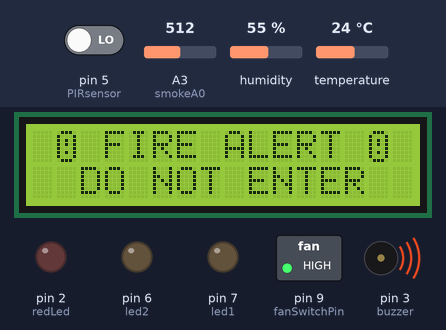
The sketch below on a simulated Arduino Uno, built with avr-gcc and run on an emulated ATmega328P. Shown: 16×2 character LCD, switched loads named in the sketch (green lamp = pin HIGH), output pins drawn as LEDs (lit = HIGH), buzzer (waves = sounding). Inputs (shaded band) come from the test bench; at power-on: A3 (smokeA0) = 512, pin 5 (PIRsensor) LOW, temperature 24 °C, humidity 55 %. What the sketch prints to the serial monitor is not drawn.

Above: at 2.8 s.
2.9 s: A3 (smokeA0) set to 105
8.6 s: A3 (smokeA0) set to 96
At 12.8 s:
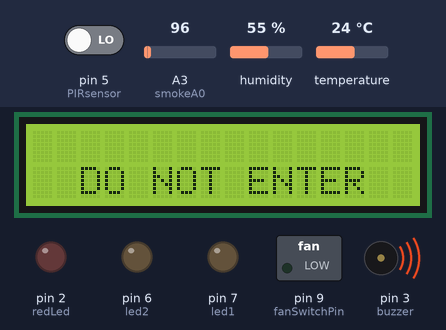
14.0 s: A3 (smokeA0) set to 70
At 19.2 s:
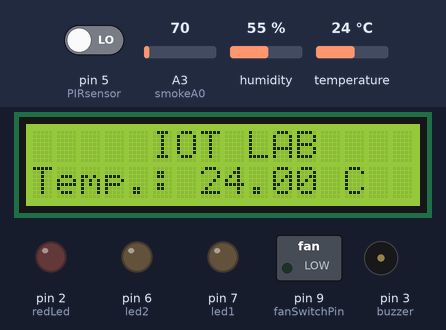
19.9 s: pin 5 (PIRsensor) driven HIGH
At 21.8 s:
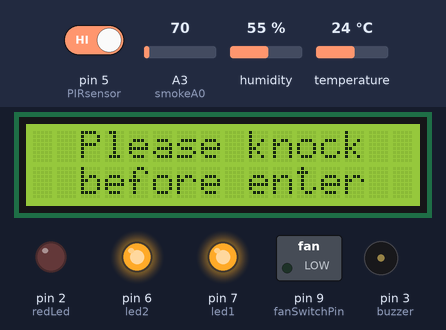
22.1 s: pin 5 (PIRsensor) driven LOW
At 24.4 s:
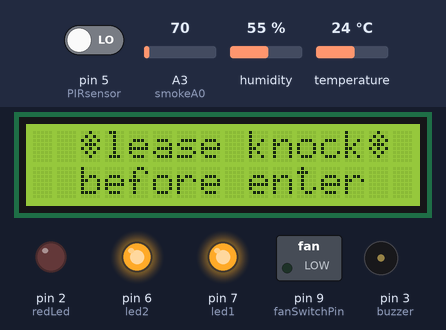
26.0 s: temperature set to 34 °C
At 32.5 s:
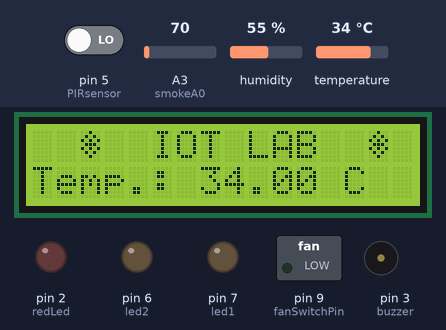
33.6 s: temperature set to 37 °C
At 39.3 s:
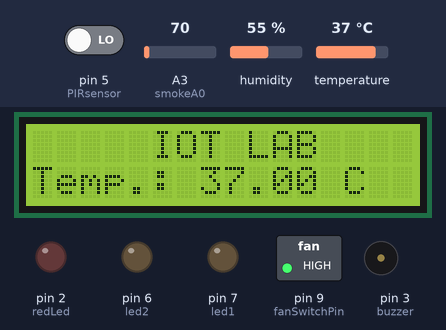
Timing chart, 0 to 40.8 s (numbered marks = the images above; inputs shaded):
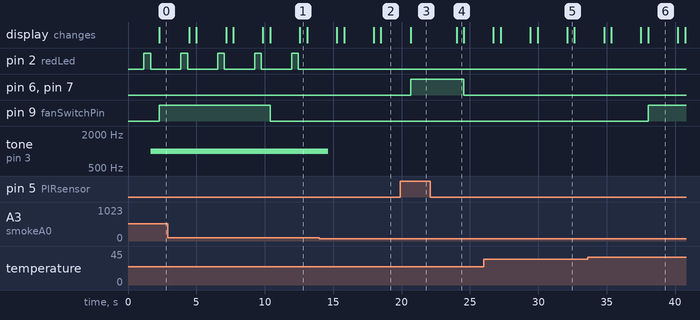

The sketch:

New_Smart_Lab.ino
```cpp
#include <SoftwareSerial.h>
SoftwareSerial mySerial(10, 11); // RX, TX

#include <Wire.h>
#include <LiquidCrystal_I2C.h>
LiquidCrystal_I2C lcd(0x27, 16, 2);

#include "DHT.h"
#define DHTPIN 13
#define DHTTYPE DHT11
DHT dht(DHTPIN, DHTTYPE);

#define fanSwitchPin 9
int flagFAN=0;
void runFan(){
  digitalWrite(fanSwitchPin, HIGH);
}
void stopFan(){
  digitalWrite(fanSwitchPin, LOW);
}

int mainSystem = 1;
int flagLED =0;
int led1 = 7;                // the pin that the LED is atteched to
int led2 =6;
int PIRsensor = 5;           // the pin that the PIR sensor is atteched to
int state = LOW;             // by default, no motion detected
int val = 0;                 // variable to store the sensor status (value)

int redLed = 2;
int buzzer = 3;
int smokeA0 = A3;
// threshold value
int sensorThres = 80;

byte warning[8] ={
  0b01110,
  0b10001,
  0b10101,
  0b10101,
  0b10001,
  0b10101,
  0b10001,
  0b01110
};
byte blank[8] ={
  0b00000,
  0b00000,
  0b00000,
  0b00000,
  0b00000,
  0b00000,
  0b00000,
  0b00000
};
byte pattern[8] ={
  0b00100,
  0b01010,
  0b10101,
  0b01110,
  0b10101,
  0b01010,
  0b00100,
  0b00000
};

void setup()
{
  Serial.begin(9600);        // initialize serial
  while (!Serial) {
    ; // wait for serial port to connect. Needed for native USB port only
  }

  mySerial.begin(9600);

  pinMode(fanSwitchPin, OUTPUT);
  digitalWrite(fanSwitchPin, LOW);
  dht.begin();               // initialize the Temperature sensor

  pinMode(led1, OUTPUT);
  pinMode(led2, OUTPUT);
  pinMode(PIRsensor, INPUT); // initialize PIR sensor as an input

  pinMode(redLed, OUTPUT);
  pinMode(buzzer, OUTPUT);
  pinMode(smokeA0, INPUT);  // initialize Smoke Sensor

  lcd.begin(16, 2);
  // create a new character
  lcd.createChar(0, blank);
   // create a new character
  lcd.createChar(1, warning);
  // create a new character
  lcd.createChar(2, pattern);
  lcd.backlight();
  lcd.clear();
}
void loop()
{
  // read humidity
  float humi  = dht.readHumidity();
  // read temperature as Celsius
  float tempC = dht.readTemperature();
  // read temperature as Fahrenheit
  float tempF = dht.readTemperature(true);
  if (isnan(humi) || isnan(tempC) || isnan(tempF)) {
    Serial.println("Failed to read from DHT sensor!");
  } else {
    Serial.print("Humidity: ");
    Serial.print(humi);
    Serial.print("%");

    Serial.print("  |  ");

    Serial.print("Temperature: ");
    Serial.print(tempC);
    Serial.print("°C ~ ");
    Serial.print(tempF);
    Serial.println("°F");


    mySerial.print("Hum.: ");
    mySerial.print(humi);
    mySerial.print("%");
    mySerial.print(" || ");


    mySerial.print("Temp.: ");
    mySerial.print(tempC);
    mySerial.println(" C ");

    delay(1000);
  }

  val = digitalRead(PIRsensor);   // read sensor value

  int analogSensor = analogRead(smokeA0);
  Serial.print("Pin A0: ");
  Serial.println(analogSensor);
  // Checks if it has reached the threshold value
  if (analogSensor > sensorThres){
    digitalWrite(redLed, HIGH);
    delay(500);
    digitalWrite(redLed, LOW);
    tone(buzzer, 1000);
  }
  else{
    digitalWrite(redLed, LOW);
    noTone(buzzer);
    delay(500);
  }
  delay(100);

  if(analogSensor>sensorThres){
    lcd.setCursor(0,0);
    lcd.print("                ");
    delay(500);
    lcd.setCursor(1, 0);
    lcd.write((byte)1);
    lcd.print(" FIRE ALERT ");
    lcd.write((byte)1);
    lcd.setCursor(2, 1);
    lcd.print("DO NOT ENTER");
  }
  else{
   if(val==HIGH){
      lcd.setCursor(0, 0);
      // Print a message to the lcd.
      lcd.print("  Please knock  ");
      lcd.setCursor(0, 1);
      lcd.print("  before enter  ");
   }
   else{
      lcd.setCursor(1,0);
      lcd.write((byte)0);
      lcd.setCursor(2, 0);
      lcd.write((byte)2);
      lcd.setCursor(14, 0);
      lcd.write((byte)2);
      delay(500);
      lcd.setCursor(2, 0);
      lcd.write((byte)0);
      lcd.setCursor(14, 0);
      lcd.write((byte)0);
      lcd.setCursor(3, 0);
      lcd.print("  IOT LAB  ");
      lcd.setCursor(0, 1);
      lcd.print("Temp.: ");
      lcd.print(tempC);
      lcd.print(" C  ");
     }
  }
  char opt = mySerial.read();
  if(Serial.available()>0)
     Serial.write(opt);
  if(opt=='3')runFan();
  switch(opt){
      case '1' : flagLED =1;
                 break;
      case '2' : digitalWrite(led1, LOW);
                 digitalWrite(led2, LOW);
                 delay(500);
                 flagLED =0;
                 break;
      case '3' : flagFAN=1;
                 break;
      case '4' : flagFAN=0;
                 break;
      case '5' : mainSystem= 1;
                 break;
      case '6' : mainSystem= 0;
                 break;
  }


 if(mainSystem == 1){
  if(flagFAN==1){
    runFan();
  }
  else{
    if(tempC>35 || analogSensor >100){
      runFan();
    }
    else{
      stopFan();
    }
  }

  if(flagLED==1){
      digitalWrite(led1, HIGH);   // turn LED ON
      digitalWrite(led2, HIGH);
  }

  else{
    if (val == HIGH) {           // check if the sensor is HIGH
      digitalWrite(led1, HIGH);   // turn LED ON
      digitalWrite(led2, HIGH);
      //delay(1000);
      if (state == LOW) {
        Serial.println("Motion detected!");
        state = HIGH;       // update variable state to HIGH
      }
    }

    else {
        digitalWrite(led1, LOW);
        digitalWrite(led2, LOW);
        delay(500);
        if (state == HIGH){
          Serial.println("Motion stopped!");
          state = LOW;       // update variable state to LOW
        }
    }
  }
 }

 else{
    stopFan();
    digitalWrite(led1, LOW);
    digitalWrite(led2, LOW);
 }

}
```

Measured:
- the behaviour switches between 101 and 100 on A3 (smokeA0) (found by bisection; images 0 and 1)
- the behaviour switches between 35 and 36 °C on temperature (found by bisection; images 5 and 6)
- after the input at 8.6 s, pin 9 (fanSwitchPin): HIGH → LOW after 1.8 s
- after the input at 14.0 s, pin 2 (redLed): stops changing and stays LOW; tone on pin 3 (buzzer): 1000 Hz → silent after 0.66 s; the display: first changes after 1.3 s (image 2 shows a later state)
- after the input at 19.9 s, pin 6 (led2), pin 7 (led1): LOW → HIGH after 0.78 s; the display: changes after 0.78 s (image 3)
- after the input at 22.1 s, pin 6 (led2), pin 7 (led1): HIGH → LOW after 2.5 s; the display: changes after 1.9 s (image 4)
- after the input at 26.0 s, the display: first differs from a run without the input after 3.9 s (image 5 shows a later state)
- after the input at 33.6 s, pin 9 (fanSwitchPin): LOW → HIGH after 4.4 s; the display: first differs from a run without the input after 4.4 s (image 6)
